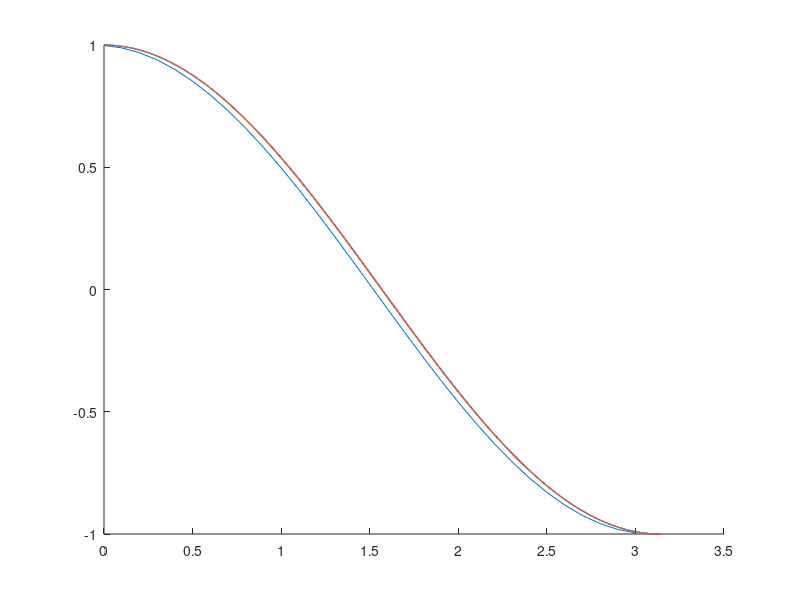

This chart was generated by the following MATLAB code:
g= colormap(lines);
hold on;
for i=1:4
    x=0:power(10,-i):pi;
    y=sin(x);m=diff(y)./diff(x);
    plot(x(1:end-1),m,'Color',g(i,:));
end